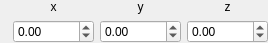
<?xml version="1.0" encoding="UTF-8"?>
<ui version="4.0">
 <class>VectorWidget</class>
 <widget class="QWidget" name="VectorWidget">
  <property name="geometry">
   <rect>
    <x>0</x>
    <y>0</y>
    <width>243</width>
    <height>39</height>
   </rect>
  </property>
  <property name="windowTitle">
   <string>Form</string>
  </property>
  <layout class="QGridLayout" name="gridLayout">
   <property name="leftMargin">
    <number>0</number>
   </property>
   <property name="topMargin">
    <number>0</number>
   </property>
   <property name="rightMargin">
    <number>0</number>
   </property>
   <property name="bottomMargin">
    <number>0</number>
   </property>
   <item row="0" column="1">
    <widget class="QLabel" name="xLabel">
     <property name="text">
      <string>x</string>
     </property>
     <property name="alignment">
      <set>Qt::AlignCenter</set>
     </property>
    </widget>
   </item>
   <item row="0" column="3">
    <widget class="QLabel" name="zLabel">
     <property name="text">
      <string>z</string>
     </property>
     <property name="alignment">
      <set>Qt::AlignCenter</set>
     </property>
    </widget>
   </item>
   <item row="1" column="1">
    <widget class="QDoubleSpinBox" name="x">
     <property name="minimum">
      <double>-99999.000000000000000</double>
     </property>
     <property name="maximum">
      <double>99999.000000000000000</double>
     </property>
    </widget>
   </item>
   <item row="0" column="2">
    <widget class="QLabel" name="yLabel">
     <property name="text">
      <string>y</string>
     </property>
     <property name="alignment">
      <set>Qt::AlignCenter</set>
     </property>
    </widget>
   </item>
   <item row="1" column="2">
    <widget class="QDoubleSpinBox" name="y">
     <property name="minimum">
      <double>-99999.000000000000000</double>
     </property>
     <property name="maximum">
      <double>99999.000000000000000</double>
     </property>
    </widget>
   </item>
   <item row="1" column="3">
    <widget class="QDoubleSpinBox" name="z">
     <property name="minimum">
      <double>-99999.000000000000000</double>
     </property>
     <property name="maximum">
      <double>99999.000000000000000</double>
     </property>
    </widget>
   </item>
   <item row="1" column="0">
    <widget class="QLabel" name="nameLabel">
     <property name="text">
      <string/>
     </property>
    </widget>
   </item>
  </layout>
 </widget>
 <resources/>
 <connections/>
</ui>
